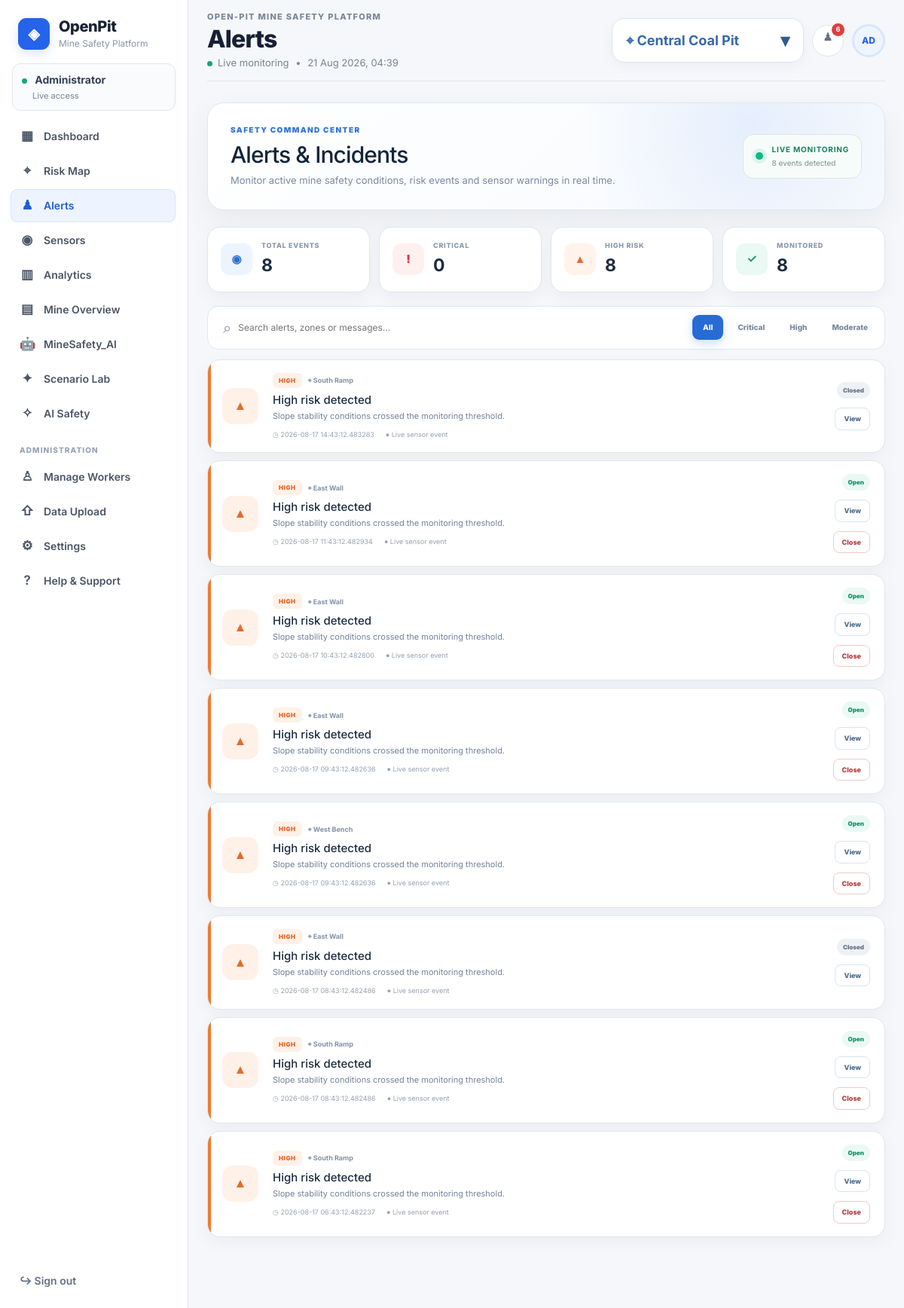
Page /alerts (signed in) on the committed database.
### models.py (models this page shows)
class Mine(db.Model):
    id=db.Column(db.Integer,primary_key=True)
    name=db.Column(db.String(120),nullable=False)
    location=db.Column(db.String(200))
    status=db.Column(db.String(30),default='Operational')

class Alert(db.Model):
    id=db.Column(db.Integer,primary_key=True)
    title=db.Column(db.String(160))
    zone=db.Column(db.String(100))
    severity=db.Column(db.String(30))
    status=db.Column(db.String(30),default='Open')
    message=db.Column(db.Text)
    created_at=db.Column(db.DateTime,nullable=False)
    mine_id=db.Column(db.Integer,db.ForeignKey('mine.id'))

### app.py (the view, shortened to what this page needs)
@app.route('/alerts', methods=['GET','POST'])
@login_required
def alerts():
    selected_mine = get_selected_mine()
    query = Alert.query.order_by(Alert.created_at.desc())
    if selected_mine:
        query = query.filter(Alert.mine_id == selected_mine.id)
    rows = query.all()
    return render_template(
        'alerts.html',
        alerts=rows,
        selected_mine=selected_mine
    )

### app.py (called while the page is built)
def login_required(view):
    @wraps(view)
    def wrapped(*args, **kwargs):
        if not session.get('role'):
            flash('Please choose Admin or Worker access first.', 'danger')
            return redirect(url_for('login'))
        return view(*args, **kwargs)
    return wrapped

def get_selected_mine():
    mine_id = request.args.get("mine", type=int)
    if mine_id:
        mine = Mine.query.get(mine_id)
        if mine:
            return mine
    central = Mine.query.filter_by(name='Central Coal Pit').first()
    return central or Mine.query.order_by(Mine.name).first()

### templates/alerts.html (shortened to what this page needs)
{% extends 'base.html' %}
{% block heading %}Alerts{% endblock %}
{% block content %}
<section class="alerts-pro">
    <div class="alerts-hero">
        <div class="alerts-hero-copy">
            <span class="alerts-kicker">
                SAFETY COMMAND CENTER
            </span>
            <h1>
                Alerts &amp; Incidents
            </h1>
            <p>
                Monitor active mine safety conditions,
                risk events and sensor warnings in real time.
            </p>
        </div>
        <div class="alerts-live">
            <span class="alerts-live-dot"></span>
            <div>
                <b>LIVE MONITORING</b>
                <small>
                    {{ alerts|length if alerts else 0 }}
                    events detected
                </small>
            </div>
        </div>
    </div>
    <div class="alerts-stats">
        <div class="alert-stat total">
            <span class="alert-stat-icon">◉</span>
            <div>
                <small>TOTAL EVENTS</small>
                <strong>
                    {{ alerts|length if alerts else 0 }}
                </strong>
            </div>
        </div>
        <div class="alert-stat critical">
            <span class="alert-stat-icon">!</span>
            <div>
                <small>CRITICAL</small>
                <strong>
                    {{
                        alerts
                        |selectattr('severity','equalto','Critical')
                        |list
                        |length
                        if alerts else 0
                    }}
                </strong>
            </div>
        </div>
        <div class="alert-stat high">
            <span class="alert-stat-icon">▲</span>
            <div>
                <small>HIGH RISK</small>
                <strong>
                    {{
                        alerts
                        |selectattr('severity','equalto','High')
                        |list
                        |length
                        if alerts else 0
                    }}
                </strong>
            </div>
        </div>
        <div class="alert-stat resolved">
            <span class="alert-stat-icon">✓</span>
            <div>
                <small>MONITORED</small>
                <strong>
                    {{ alerts|length if alerts else 0 }}
                </strong>
            </div>
        </div>
    </div>
    <div class="alerts-toolbar">
        <div class="alerts-search">
            <span>⌕</span>
            <input
                id="alertSearch"
                type="text"
                placeholder="Search alerts, zones or messages..."
                autocomplete="off">
        </div>
        <div class="alerts-filters">
            <button
                class="alert-filter active"
                data-filter="all">
                All
            </button>
            <button
                class="alert-filter"
                data-filter="Critical">
                Critical
            </button>
            <button
                class="alert-filter"
                data-filter="High">
                High
            </button>
            <button
                class="alert-filter"
                data-filter="Moderate">
                Moderate
            </button>
        </div>
    </div>
    <div
        class="alerts-list"
        id="alertsList">
        {% if alerts %}
            {% for alert in alerts %}
            <article
                class="alert-card {{ alert.severity|lower }}"
                data-severity="{{ alert.severity }}"
                data-search="
                    {{ alert.title or '' }}
                    {{ alert.message or '' }}
                    {{ alert.zone or '' }}
                    {{ alert.severity or '' }}
                ">
                <div class="alert-severity-line"></div>
                <div class="alert-main-icon">
                    {% if alert.severity == 'Critical' %}
                        !
                    {% elif alert.severity == 'High' %}
                        ▲
                    {% elif alert.severity == 'Moderate' %}
                        !
                    {% else %}
                        ✓
                    {% endif %}
                </div>
                <div class="alert-content">
                    <div class="alert-topline">
                        <span class="alert-badge">
                            {{ alert.severity }}
                        </span>
                        {% if alert.zone %}
                        <span class="alert-zone">
                            ⌖ {{ alert.zone }}
                        </span>
                        {% endif %}
                    </div>
                    <h2>
                        {{ alert.title or 'Safety Alert' }}
                    </h2>
                    <p>
                        {{ alert.message or 'Safety event detected in the monitored area.' }}
                    </p>
                    <div class="alert-meta">
                        {% if alert.created_at %}
                        <span>
                            ◷ {{ alert.created_at }}
                        </span>
                        {% endif %}
                        <span>
                            ● Live sensor event
                        </span>
                    </div>
                </div>
                <div class="alert-action">
                    <span class="alert-status {{ 'closed' if alert.status == 'Closed' else '' }}">
                        {{ alert.status or 'Open' }}
                    </span>
                    <button
                        type="button"
                        class="alert-details">
                        View
                    </button>
                    {% if alert.status != 'Closed' %}
                    <form
                        method="post"
                        action="{{ url_for('close_alert', alert_id=alert.id) }}">
                        <button
                            type="submit"
                            class="alert-close">
                            Close
                        </button>
                    </form>
                    {% endif %}
                </div>
            </article>
            {% endfor %}
        {% endif %}
    </div>
</section>
{% endblock %}

### templates/base.html (shortened to what this page needs)
<!doctype html>
<html lang="en">
<head>
<link href="https://cdn.jsdelivr.net/npm/bootstrap@5.3.3/dist/css/bootstrap.min.css" rel="stylesheet">
<link rel="stylesheet" href="{{ url_for('static', filename='css/style.css') }}">
</head>
<body class="{% if current_role %}app-body{% else %}public-body{% endif %}">
{% if current_role %}
<div class="app-shell">
    <aside class="sidebar">
        <a class="brand" href="{{ url_for('dashboard') }}">
            <span class="brand-mark">◈</span>
            <span>
                <strong>OpenPit</strong>
                <small>Mine Safety Platform</small>
            </span>
        </a>
        <div class="role-badge">
            <span class="role-dot"></span>
            {{ 'Administrator' if current_role == 'admin' else 'Safety Worker' }}
            <small>Live access</small>
        </div>
        <nav class="side-nav">
            <a class="nav-item {% if request.endpoint == 'dashboard' %}active{% endif %}" href="{{ url_for('dashboard') }}"><span>▦</span>Dashboard</a>
            <a class="nav-item {% if request.endpoint == 'risk_map' %}active{% endif %}" href="{{ url_for('risk_map') }}"><span>⌖</span>Risk Map</a>
            <a class="nav-item {% if request.endpoint in ['alerts','close_alert'] %}active{% endif %}" href="{{ url_for('alerts') }}"><span>♟</span>Alerts</a>
            <a class="nav-item {% if request.endpoint == 'sensors' %}active{% endif %}" href="{{ url_for('sensors') }}"><span>◉</span>Sensors</a>
            <a class="nav-item {% if request.endpoint == 'analytics' %}active{% endif %}" href="{{ url_for('analytics') }}"><span>▥</span>Analytics</a>
            <a class="nav-item {% if request.endpoint == 'mine' %}active{% endif %}" href="{{ url_for('mine') }}"><span>▤</span>Mine Overview</a>
<a class="nav-item" href="http://127.0.0.1:5001/chatbot">
    <span>🤖</span>MineSafety_AI
</a>
<a class="nav-item {% if request.endpoint == 'scenario' %}active{% endif %}" href="{{ url_for('scenario') }}"><span>✦</span>Scenario Lab</a>
            <a class="nav-item {% if request.endpoint == 'ai' %}active{% endif %}" href="{{ url_for('ai') }}"><span>✧</span>AI Safety</a>
            {% if current_role == 'admin' %}
            <div class="nav-section">ADMINISTRATION</div>
            <a class="nav-item {% if request.endpoint == 'workers' %}active{% endif %}" href="{{ url_for('workers') }}"><span>♙</span>Manage Workers</a>
            <a class="nav-item {% if request.endpoint == 'upload' %}active{% endif %}" href="{{ url_for('upload') }}"><span>⇧</span>Data Upload</a>
            <a class="nav-item {% if request.endpoint == 'settings' %}active{% endif %}" href="{{ url_for('settings') }}"><span>⚙</span>Settings</a>
            {% endif %}
            <a class="nav-item {% if request.endpoint == 'help_page' %}active{% endif %}" href="{{ url_for('help_page') }}"><span>?</span>Help & Support</a>
        </nav>
        <a class="logout-link" href="{{ url_for('logout') }}">↪ Sign out</a>
    </aside>
    <main class="main-area">
        <header class="topbar">
            <div class="topbar-copy">
                <span class="eyebrow">OPEN-PIT MINE SAFETY PLATFORM</span>
                <h1>{% block heading %}Dashboard{% endblock %}</h1>
                <div class="live-line"><span class="live-dot"></span>Live monitoring <span>•</span> {{ now.strftime('%d %b %Y, %H:%M') }}</div>
            </div>
            <div class="top-actions">
                <div class="mine-select-wrap">
                    <button class="mine-select"
                            type="button"
                            id="mineSelectorButton"
                            aria-expanded="false">
                        <span>⌖ {{ header_mine.name if header_mine else 'No mine selected' }}</span>
                        <span class="mine-select-arrow">▾</span>
                    </button>
                </div>
                <a class="icon-btn"
                   href="{{ url_for('alerts') }}"
                   title="Alerts">
                    ♟<b>{{ open_alert_count }}</b>
                </a>
                <a class="avatar"
                   href="{{ url_for('settings') if current_role == 'admin' else url_for('help_page') }}">
                    {{ 'AD' if current_role == 'admin' else 'SW' }}
                </a>
            </div>
        </header>
        {% block content %}{% endblock %}
    </main>
</div>
{% endif %}
</body>
</html>

### rows in the picture
Mine: name "Central Coal Pit"
Alert: severity "HIGH", zone "South Ramp", title "High risk detected", message "Slope stability conditions crossed the monitoring threshold.", created_at "2026-08-17 14:43:12.483283", status "Closed"
Alert: severity "HIGH", zone "East Wall", title "High risk detected", message "Slope stability conditions crossed the monitoring threshold.", created_at "2026-08-17 11:43:12.482934", status "Open"
Alert: severity "HIGH", zone "East Wall", title "High risk detected", message "Slope stability conditions crossed the monitoring threshold.", created_at "2026-08-17 10:43:12.482800", status "Open"
Alert: severity "HIGH", zone "East Wall", title "High risk detected", message "Slope stability conditions crossed the monitoring threshold.", created_at "2026-08-17 09:43:12.482636", status "Open"
Alert: severity "HIGH", zone "West Bench", title "High risk detected", message "Slope stability conditions crossed the monitoring threshold.", created_at "2026-08-17 09:43:12.482636", status "Open"
Alert: severity "HIGH", zone "East Wall", title "High risk detected", message "Slope stability conditions crossed the monitoring threshold.", created_at "2026-08-17 08:43:12.482486", status "Closed"
Alert: severity "HIGH", zone "South Ramp", title "High risk detected", message "Slope stability conditions crossed the monitoring threshold.", created_at "2026-08-17 08:43:12.482486", status "Open"
Alert: severity "HIGH", zone "South Ramp", title "High risk detected", message "Slope stability conditions crossed the monitoring threshold.", created_at "2026-08-17 06:43:12.482237", status "Open"

### other values in the picture
{{ 'Administrator' if current_role == 'admin' else 'Safety Worker' }} "Administrator"
{{ open_alert_count }} "6"
{{ 'AD' if current_role == 'admin' else 'SW' }} "AD"
{{ alerts|length if alerts else 0 }} "8"
